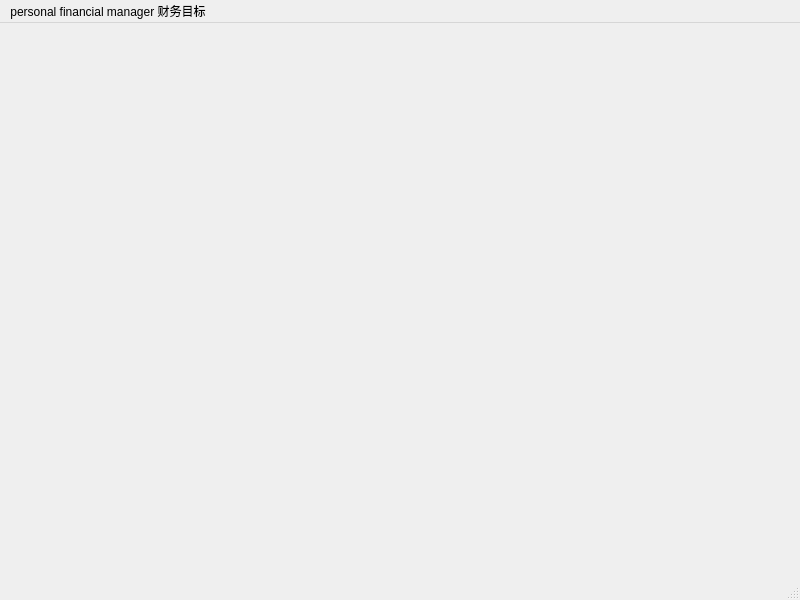
<?xml version="1.0" encoding="UTF-8"?>
<ui version="4.0">
 <class>financialgoalswindow</class>
 <widget class="QMainWindow" name="financialgoalswindow">
  <property name="geometry">
   <rect>
    <x>0</x>
    <y>0</y>
    <width>800</width>
    <height>600</height>
   </rect>
  </property>
  <property name="windowTitle">
   <string>MainWindow</string>
  </property>
  <widget class="QWidget" name="centralwidget"/>
  <widget class="QMenuBar" name="menubar">
   <property name="geometry">
    <rect>
     <x>0</x>
     <y>0</y>
     <width>800</width>
     <height>17</height>
    </rect>
   </property>
   <widget class="QMenu" name="menupersonal_financial_manager">
    <property name="title">
     <string>personal financial manager 财务目标</string>
    </property>
   </widget>
   <addaction name="menupersonal_financial_manager"/>
  </widget>
  <widget class="QStatusBar" name="statusbar"/>
 </widget>
 <resources/>
 <connections/>
</ui>
